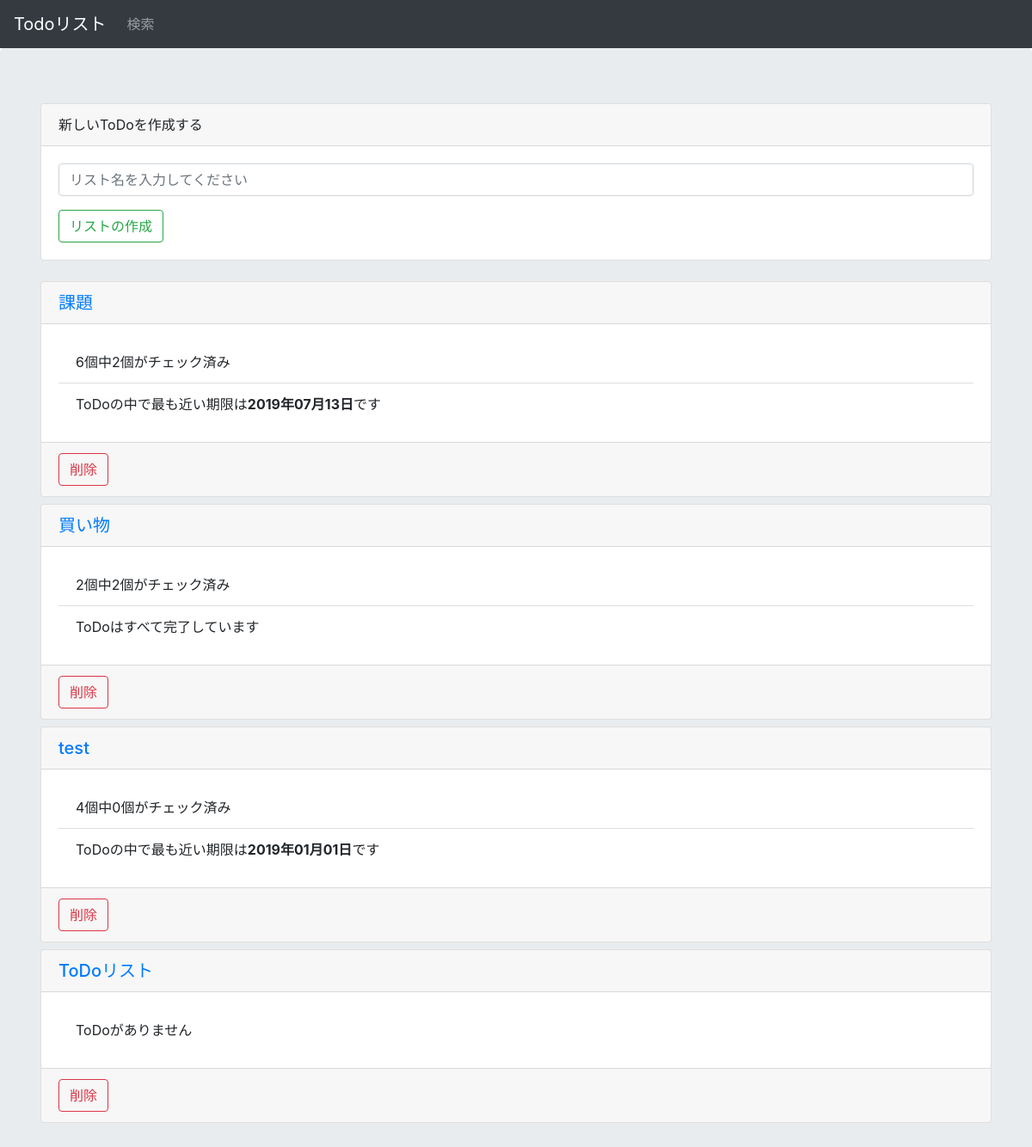
The page / on the database its author committed.
### todo/models.py (models this page shows)
class List(models.Model):
    title = models.CharField(max_length=200)
    create_date = models.DateField(default=timezone.now)

### todo/views.py (the view)
# urls.py: path('', views.index, name='index'),
def index(request):
    listdata = List.objects.all()
    making_list = True
    for l in listdata:
        if 'delete_' + str(l.id) in request.POST:
            l.delete()
            listdata = List.objects.all()
            making_list = False
            break
    form = ListForm(request.POST or None)
    status = False  #Trueならば「新しいToDoリストが作成されました」の表示
    if making_list:
        if form.is_valid(): #リストの作成
            list = List()
            list.title = form.cleaned_data['title']
            if len(list.title) >= 30:
                form.add_error(None, 'ToDoリストの名称は30文字以内にしてください')
            elif len(list.title) == 0:
                form.add_error(None, 'ToDoリストの名称を入力してください')
            else:
                List.objects.create(
                    title = html.escape(list.title),
                )
                status = True
                form = ListForm() #ページ遷移後のformの入力値(value)をクリア
    listdata = List.objects.all()
    taskdata = Task.objects.all()
    dict_num = {}
    dict_checked_num = {}
    dict_deadline = {}
    for l in listdata:
        task_num = 0
        checked_task_num = 0
        closest_deadline = None
        for t in taskdata:
            if l == t.list:
                task_num += 1   #タスク数の加算
                if t.completed:
                    checked_task_num += 1   #チェック済みタスク数の加算
                else:
                    if closest_deadline is None or closest_deadline >= t.deadline_date:
                        closest_deadline = t.deadline_date  #もっとも近い締切がNoneまたは比較対象のほうが近い締切ならば代入
        if closest_deadline is not None:
            closest_deadline = "{0:%Y年%m月%d日}".format(closest_deadline)
        dict_num[l.id] = task_num
        dict_checked_num[l.id] = checked_task_num
        dict_deadline[l.id] = closest_deadline
    params = {
        'lists': listdata,
        'tasks': taskdata,
        'form': form,
        'status': status,
        'dict_num': dict_num,
        'dict_checked_num': dict_checked_num,
        'dict_deadline': dict_deadline,
    }
    return render(request, 'todo/index.html', params)

### todo/forms.py
class ListForm(forms.Form):
    title = forms.CharField(max_length=200, required=False, label='', widget=forms.TextInput(attrs={'class':'form-control','placeholder': 'リスト名を入力してください'}))

### todo/templatetags/dictid.py (called while the page is built)
@register.filter(name='dictid')
def dictid(value, arg, default=""):
    if arg in value:
        return value[arg]
    else:
        return default

### todo/templates/todo/index.html (shortened to what this page needs)
{% extends "todo/base.html" %}
{% load dictid %}
{% block content %}
<div class="jumbotron">
    <div class="container">
    <form method="post">
    <div class="card mb-4">
        <div class="card-header">
            新しいToDoを作成する
        </div>
        <div class="card-body">
            <div class="form-group">
                {{form}}
            </div>
            <button class="btn btn-outline-success my-2 my-sm-0" type="submit" name="make_list">リストの作成</button>
        </div>
    </div>
    </form>
    {% for i in lists %}
        <div class="card mb-2">
            <h5 class="card-header">
                <a href="{% url 'todo:list' i.id%}">{{i.title}}</a>
            </h5>
            <div class="card-body">
                <ul class="list-group list-group-flush">
                    {% with i.id as id %}
                        {% ifequal dict_num|dictid:id 0 %}
                            <li class="list-group-item">ToDoがありません</li>
                        {% else %}
                            <li class="list-group-item">{{ dict_num|dictid:id }}個中{{ dict_checked_num|dictid:id }}個がチェック済み</li>
                            {% if dict_num|dictid:id == dict_checked_num|dictid:id %}
                            <li class="list-group-item">ToDoはすべて完了しています</li>
                            {% else %}
                            <li class="list-group-item">ToDoの中で最も近い期限は<b>{{ dict_deadline|dictid:id }}</b>です</li>
                            {% endif %}
                        {% endifequal %}
                    {% endwith %}
                </ul>
            </div>
            <div class="card-footer">
                <button type="button" class="btn btn-outline-danger my-2 my-sm-0 " data-toggle="modal" data-target="#deleteModal_{{i.id}}">
                    削除
                </button>
            </div>
        </div>
    {% endfor %}
    </div>
</div>
{% endblock %}

### rows shown on the page
List: title "課題", dict_num "6", dict_checked_num "2", dict_deadline "2019年07月13日"
List: title "買い物", dict_num "2", dict_checked_num "2", shows "ToDoはすべて完了しています"
List: title "test", dict_num "4", dict_checked_num "0", dict_deadline "2019年01月01日"
List: title "ToDoリスト"
